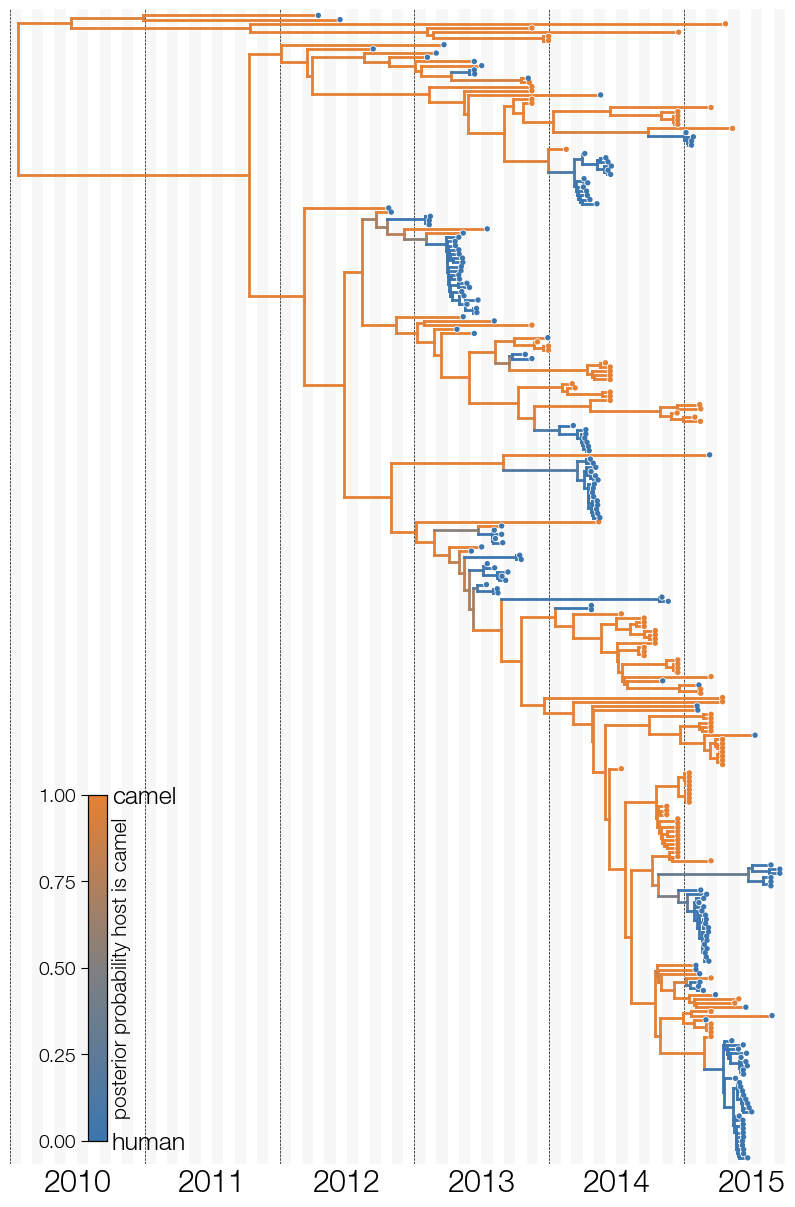

Source code (Python):
import baltic as bt
from baltic import bt_utils

import matplotlib as mpl
from matplotlib import pyplot as plt
from matplotlib.gridspec import GridSpec

mpl.use("Agg")

import numpy as np

ll = bt.io.load_nexus('MERS.mcc.tree', 'time') ## treeFile here can alternatively be a path to a local file
ll.treeStats() ## report stats about tree

####### this does plotting
fig = plt.figure(figsize=(10, 15), facecolor='w')
gs = GridSpec(1, 1)

ax = plt.subplot(gs[0])

traitName = 'type'

host_cmap = bt_utils.make_cmap(['#3B76AF', 'grey', '#E68033'])
convertStateProbs = lambda k: {key: value for key, value in zip(k.traits[f"{traitName}.set"], k.traits[f"{traitName}.set.prob"])}

branchColourFxn = lambda k: host_cmap(1.0) if (k.is_leaf() and k.traits[traitName] != k.parent.traits[traitName]) else host_cmap(convertStateProbs(k)['c'] if 'c' in convertStateProbs(k) else 0.0)
pointColourFxn = lambda k: host_cmap(convertStateProbs(k)['c'] if 'c' in convertStateProbs(k) else 0.0)

ll.sort_branches()
ll.plot_tree(ax, colourFxn=branchColourFxn)
ll.plot_points(ax, pointSize=15, colourFxn=pointColourFxn, outlineColour='w', outlineSize=25)

calendarTimeline = bt_utils.generate_calendar_timeline('2010-01-01', '2015-10-01',spacing='yearly')
bt_utils.format_time_grid(ax, calendarTimeline, outputFmtFxn=lambda d: bt_utils.convert_date_format(d, '%Y-%m-%d', '%Y'))

calendarTimeline = bt_utils.generate_calendar_timeline('2010-01-01', '2015-10-01', spacing='monthly')
bt_utils.plot_time_grid(ax, calendarTimeline, edgeColour='none', alpha=0.03, zorder=0)

bt_utils.clean_axes(ax, removeTickLabels='y')

[ax.axvline(yr, color='k', ls='--', lw=0.5, zorder=0) for yr in range(2010, 2016)]

ax.set_xlim(bt_utils.calendar_to_decimal_date('2010-01-01'), bt_utils.calendar_to_decimal_date('2015-10-01'))
ax.set_ylim(-1, ll.ySpan + 1)

ax.tick_params(axis='x', labelsize=22)

ax2 = ax.inset_axes([0.1, 0.02, 0.025, 0.3])
mpl.colorbar.ColorbarBase(ax2, cmap=host_cmap, ticks=np.linspace(0.0, 1.0, 5))
ax2.tick_params(size=5, labelsize=14)
ax2.set_ylabel('posterior probability host is camel', size=15)
ax3 = ax2.twinx()
ax3.set_ylim(0, 1)
ax3.set_yticks([0.0, 1.0])
ax3.set_yticklabels(['human', 'camel'])
ax3.tick_params(size=0, labelsize=18)

plt.savefig('simple-tree.png', bbox_inches='tight')